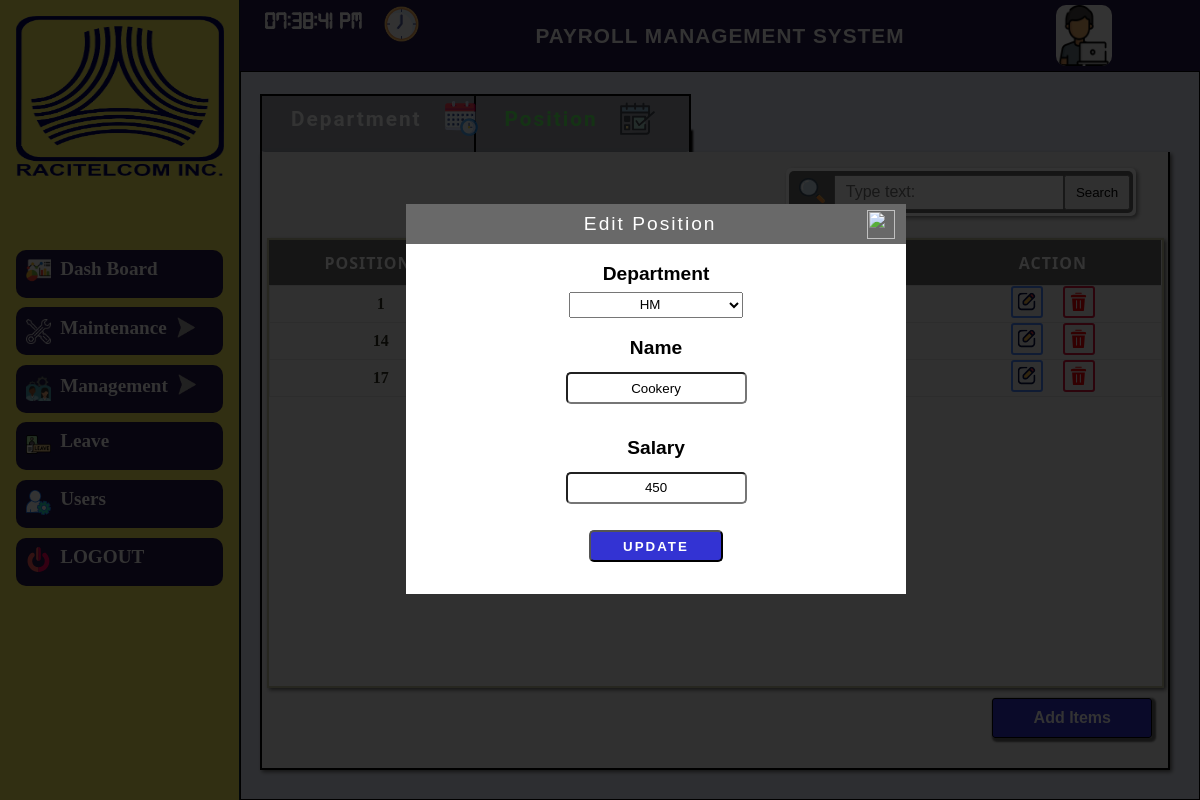
The page /admin-side/create-department/edit_position_layout.php?id=1 on the database its author committed.
### tables this page shows
CREATE TABLE `tbl_company_information` (
  `ID` int(11) NOT NULL,
  `LOGO` varchar(200) NOT NULL,
  `System_Name` varchar(30) NOT NULL,
  `Company_Name` varchar(30) NOT NULL,
  `State` varchar(20) NOT NULL,
  `City` varchar(20) NOT NULL,
  `Zipcode` varchar(10) NOT NULL,
  `Street` varchar(20) NOT NULL,
  `Building_Number` varchar(10) NOT NULL
);

CREATE TABLE `tbl_position` (
  `Position_ID` int(11) NOT NULL,
  `Department_ID` int(255) NOT NULL,
  `Position_Name` varchar(255) NOT NULL,
  `Daily_Salary` int(11) NOT NULL
);

CREATE TABLE `tbl_department` (
  `Department_ID` int(255) NOT NULL,
  `Department_Name` varchar(255) NOT NULL
);

### admin-side/admin-layout/top_nav_read.php (called while the page is built, shortened)
<?php
      include "../../connection/connection.php";
       $select_title = "SELECT * FROM tbl_company_information order by ID desc ";
       $query_title =mysqli_query($conn,$select_title);
       $res_title = mysqli_fetch_assoc($query_title);
 ?>

### admin-side/create-department/position_read.php (called while the page is built, shortened)
<?php
include "../../connection/connection.php";
$select_position = "SELECT * FROM (SELECT Department_ID , Department_Name from tbl_department)tbl_department INNER JOIN (SELECT Position_ID,Department_ID, Position_Name FROM tbl_position ) tbl_position on tbl_department.Department_ID = tbl_position.Department_ID";
$query_position = mysqli_query($conn,$select_position);
$res_query_position = mysqli_fetch_assoc($query_position);
if(isset($_GET['id'])){
	$id = $_GET['id'];
$select_position1 = "SELECT * FROM (SELECT Department_ID , Department_Name from tbl_department)tbl_department INNER JOIN (SELECT Position_ID,Department_ID, Position_Name,Daily_Salary FROM tbl_position ) tbl_position on tbl_department.Department_ID = tbl_position.Department_ID  WHERE Position_ID = '$id' ";
$query_position1 = mysqli_query($conn,$select_position1);
$res_query_position1 = mysqli_fetch_assoc($query_position1);
}
?>

### admin-side/create-department/edit_position.php (the view, shortened to what this page needs)
<!DOCTYPE html>
<html>
<head>
	<link rel="stylesheet" type="text/css" href="style.css">
</head>
<body>
	<div class="background">
		<div class="div-background">
			<div class="home-content">
				<div class="box-attendance">
					<div class="attendance-nav-bar">
						<ul  >
							<li ><a href="department_layout.php"  class="schedule1" >Department</a><img src="../../icons/schedule1.svg"> </li>
							<li><a href="position_layout.php" style="color:#66ff66;">Position</a><img src="../../icons/time_record.svg"> </li>
						</ul>
					</div>
					<div class="schedule">
						<div class="schedule-header">
							<div class="sched-header-left" >
							</div>
							<div class="sched-header-right">
								<form method="POST" action="position_layout.php">
									<div class="containter-search">
										<div class="containter-input-search">
										<img src="../../icons/search.svg" id="img_search">
										<input type="text" name="name" class="input" placeholder="Type text:">
										<input type="submit" name="submit"  value="Search" class="search">
										</div>
									</div>
								</form>
							</div>
						</div>
						<div class="sched-table">
								<table class="sched-info">
									<thead>
										<tr>
											<th>Position ID</th>
											<th>Department Name</th>
											<th>Position</th>
											<th>Action</th>
										</tr>
									</thead>
									<?php do{ ?>
									<tbody>
										<tr>
											<td><?php echo $res_query_position['Position_ID']; ?></td>
											<td><?php echo $res_query_position['Department_Name']; ?></td>
											<td><?php echo $res_query_position['Position_Name']; ?></td>
											<td><a href="edit_department_layout.php?id="><img id="edit-icon" src="../../icons/edit-action.svg"></a>
												<a href="delete_position.php?id=<?php echo $res_query_position['Position_ID']; ?>"><img id="delete-icon" src="../../icons/delete.svg"></a></td>
										</tr>
									</tbody>
									<?php }while($res_query_position=$query_position->fetch_assoc()); ?>
								</table>
							</div>
							<div class="button-department" >
								<a href="javascript: add_department();">Add Items</a>
							</div>
					</div>
				</div>
		</div>
		<div class="department-container" id="department-container">
			<div class="box-department" style="height:390px; width: 500px;">
				<form method="POST" action="position_update.php">
					<div class="title-department"style="height:40px;">
						<label>Edit Position</label>
						<a href="position_layout.php"><img id="close" src="../../icons/close.svg" ></a>
					</div>
					<div class="body-department">
						<label>Department</label>
						<select name="department_id">
							<option value="<?PHP echo $res_query_position1['Department_ID']; ?>"><?PHP echo $res_query_position1['Department_Name']; ?></option>
						</select>
						<label>Name</label>
						<input type="text" name="position_name" value="<?PHP echo $res_query_position1['Position_Name']; ?>">
						<label>Salary</label>
						<input type="text" name="salary" value="<?PHP echo $res_query_position1['Daily_Salary']; ?>">
						<button type="submit" name="submit">UPDATE </button>
					</div>
				</form>
			</div>
		</div>
	</div>
	</div>
</body>
</html>

### admin-side/admin-layout/top_nav.php (shortened to what this page needs)
<?php include"top_nav_read.php"; ?>
<!DOCTYPE html>
<html>
<head>
    <link rel="stylesheet" type="text/css" href="top_nav.css">
</head>
<body>
    <div class="top_div">
       <div class="clock">
           <p id="clock"></p><img src="../../icons/clock.png">
       </div>
       <div class="title1">
           <p><?php echo $res_title['System_Name']; ?></p>
       </div>
       <div class="user">
            <p><img src="../../icons/programmer.png"></p>
            <div class="type">
            </div>
       </div>
    </div>
</body>
</html>

### admin-side/settings/settings_layout.css (style rules this page uses)
* { padding: 0; margin: 0; box-sizing: border-box; }
html,body { position: relative; height: 100%; widows: 100%; }

### admin-side/admin-layout/top_side_bar.css (style rules this page uses)
* { padding: 0; margin: 0; box-sizing: border-box; }
html,body { position: relative; height: 100%; width: 100%; }

### admin-side/admin-layout/top_nav.css (style rules this page uses)
* { padding: 0; margin: 0; box-sizing: border-box; }
html,body { position: relative ; height: 100%; width: 100%; }
.top_div { position: relative; display: flex; flex-direction: row; height: 100%; width: 100%; background-color:#251749; }
.top_div .clock { position: relative; width: 25%; height: 100%; display: flex; flex-direction: row; }
.clock p { position: relative; height: 100%; width: 6em; font-size: 1.5em; color: white; font-weight: 600; padding-left: 1em; padding-top:.5em ; font-family: realtime-clock; }
.clock img { position: relative; height: 2.2em; width: 2.2em; top:.2em ; margin-top:.2em ; }
.top_div .title1 { position: relative; width: 50%; height: 100%; display: flex; justify-content: center; align-items: center; }
.title1 p { position: relative; font-size: 1.3em; text-transform: uppercase; letter-spacing: 1px; font-weight: 600; color: white; }
.top_div .user { position: relative; width: 25%; height: 100%; display: flex; flex-direction: row; }
.user img { position: relative; height: 85%; width: 3.5em; top: 5px; border-radius: 10px; margin-left: 6em; background: white; }
.user .type { position: relative; display: flex; flex-direction: column; }

### admin-side/create-department/edit_position.php (style rules this page uses)
.attendance-nav-bar ul li:nth-child(1) { border-left: solid 2PX black; }

### rows shown on the page
tbl_company_information: System_Name "PAYROLL MANAGEMENT SYSTEM"
tbl_position: Position_ID "1", department_id "HM", position_name "Cookery", salary "450"
tbl_position: Position_ID "14"
tbl_position: Position_ID "17"
